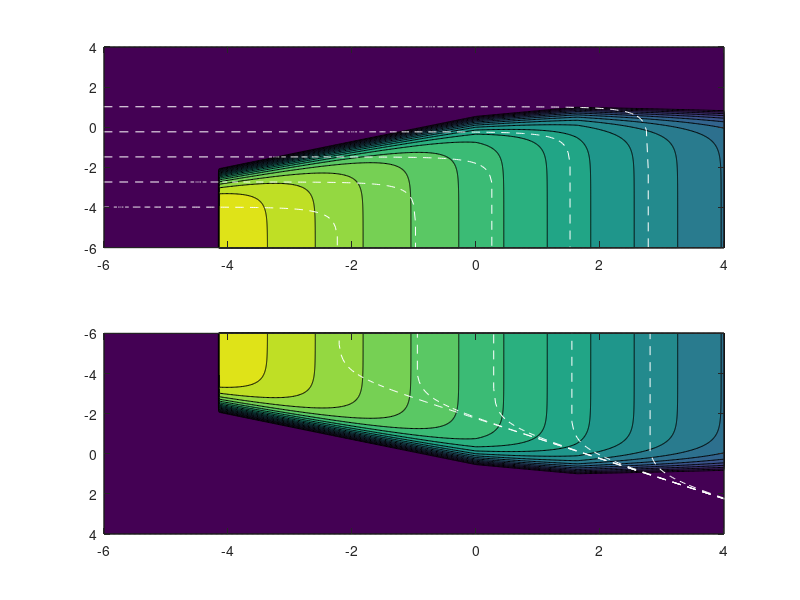

Write MATLAB code to recreate this figure.
%% Program calculates the k-space distribution according to Cho et al, 2002
%% Test if calculation really gives k_para~k_perp^2/3 -> k_para~k_perp^1/3

% clear all

%% Isolinien
plotiso=1;
f=logspace(-4,1,5);
psi=1;
v=600e3;

%% Verteilung
type='exp';
mirror=0;
normed=0;

%% Gridpunkte
n=500;
kernmin=-20;
kernmax=18;

%% Turbulence
si=-10/3; %-10/3->k^{-5/3}
si2=-11/3; %-11/3->k^{-7/3}
cb=2/3; % 2/3->alfven
cb2=1/3; %1/3->KAW
B=5; %in nT
va=60e3;


%% Parameter
L=1e9;
kmin=-11;
kmax=-1;
rho=1e5;
rhoe=rho/42.85;
kz_max=kmax;%log10(1.6e-19*B/1.67e-27/va);
wic=1.6e-19*B*1e-9/1.67e-27; %wic for protons

%% K-space gridpoints
kperp=logspace(kmin,kmax,n);
%nz log verteilt auf pos UND neg Achse
kz=logspace(kmin,kmax,n);


%% Berechne k-Verteilung
kern=zeros(n);

switch type
    case 'exp'
        %% Single components Alfven cascade
        i1=find(kperp <= 1/rho & sqrt(kperp.^2+kz.^2)>=1/L);
        for j=1:n
            kern(i1,j) = kperp(i1).^si...
                 .*exp(-L^(1-cb).*kz(j)./kperp(i1).^cb);
        end
        %% Single components KAW cascade
        % Proportionality factor, so that E(AW)=E(KAW) at k=krho: c=(L*krho)^(1/3)*exp( abs(kz)*L^(1/3)/krho^(1/3)*(L^(1/3)-1/krho^(1/3)) );
        i1=find(kperp > 1/rho & kperp <=1/rhoe);
        for j=1:n
            kern(i1,j) = rho^(si2-si).*kperp(i1).^si2...
                 .*exp( -L^(1-cb)*rho^(cb-cb2)*kz(j)./kperp(i1).^cb2 );
        end
        %% Single electron scales cascade
        % Proportionality factor, so that E(AW)=E(KAW) at k=krho: c=(L*krho)^(1/3)*exp( abs(kz)*L^(1/3)/krho^(1/3)*(L^(1/3)-1/krho^(1/3)) );
        i1=find(kperp > 1/rhoe);
        for j=1:n
            kern(i1,j) = rho^(si2-si).*kperp(i1).^si2...
                 .*exp( -L^(1-cb)*rho^(cb-cb2)*kz(j)*rhoe^cb2 );
        end        

    case 'gauss'
        %% Single components Alfven cascade (Gaussian centered at
        %% zi(i1).^2./(ky(j)^2+xi(i1).^2).^cb=1
        i1=find(kperp <= 1/rho);
        for j=1:n
            kern(i1,j) = kperp(i1).^si...
                 .*exp(-(L^(1-cb)*kz(j)./kperp(i1).^cb-1).^2);
        end
        %% Single components KAW cascade
        % Proportionality factors, so that AW1*exp(AW2)=alpha*KAW1*exp(beta*KAW2) at k=1/rho:
        % alpha=(L/rho)^(1/3), beta=alpha^(-1)  (already incorporated in bottom eq.)
        i1=find(kperp > 1/rho);
        for j=1:n
            kern(i1,j) = rho^(si2-si).*kperp(i1).^si2...
                 .*exp( -(L^(1-cb)*rho^(cb-cb2)*kz(j)./kperp(i1).^cb2-1).^2 );
        end
        
    case 'heavi'
        %% Single components Alfven cascade (Heavyside function with
        %% zi(i1).^2. <= (ky(j)^2+xi(i1).^2).^cb
        i1=find(kperp <= 1/rho);
        for j=1:n
            i2=find(L^(1-cb)*kz(j)./kperp(i1).^cb<=1);
            kern(i1(i2),j) = B^2/L^(1-cb).*kperp(i1(i2)).^si;
        end
        %% Single components KAW cascade
        i1=find(kperp > 1/rho);
        for j=1:n
            i2=find(L^(1-cb)*rho^(cb-cb2)*kz(j)./kperp(i1).^cb2<=1);
            kern(i1(i2),j) = B^2/L^(1-cb)*rho^(si2-si).*kperp(i1(i2)).^si2;
        end
    case 'delta'
        %% Single components Alfven cascade (Heavyside function with
        %% zi(i1).^2. <= (ky(j)^2+xi(i1).^2).^cb
        i1=find(kperp <= 1/rho);
        for j=1:n
            [tmp,i2]=min((L^(1-cb)*kz(j)-kperp(i1).^cb).^2);
            kern(i1(i2),j) = B^2.*kperp(i1(i2)).^si;
        end
        %% Single components KAW cascade
        i1=find(kperp > 1/rho);
        for j=1:n
            [tmp,i2]=min((L^(1-cb)*rho^(cb-cb2)*kz(j)-kperp(i1).^cb2).^2);
            kern(i1(i2),j) = B^2*rho^(si2-si).*kperp(i1(i2)).^si2;
        end        
    case 'expdamp'
        %% Single components Alfven cascade
        i1=find(kperp <= 1/rho & sqrt(kperp.^2+kz.^2)>=1/L);
        for j=1:n
            kern(i1,j) = kperp(i1).^si...
                 .*exp(-L^(1-cb).*kz(j)./kperp(i1).^cb...
                 -kperp(i1)*rhoe-abs(kz(j))*va/wic);
        end
        %% Single components KAW cascade
        % Proportionality factor, so that E(AW)=E(KAW) at k=krho: c=(L*krho)^(1/3)*exp( abs(kz)*L^(1/3)/krho^(1/3)*(L^(1/3)-1/krho^(1/3)) );
        i1=find(kperp > 1/rho & kperp <=1/rhoe);
        for j=1:n
            kern(i1,j) = rho^(si2-si).*kperp(i1).^si2...
                 .*exp( -L^(1-cb)*rho^(cb-cb2)*kz(j)./kperp(i1).^cb2...
                 -kperp(i1)*rhoe-abs(kz(j))*va/wic);
        end
        %% Single electron scales cascade
        % Proportionality factor, so that E(AW)=E(KAW) at k=krho: c=(L*krho)^(1/3)*exp( abs(kz)*L^(1/3)/krho^(1/3)*(L^(1/3)-1/krho^(1/3)) );
        i1=find(kperp > 1/rhoe);
        for j=1:n
            kern(i1,j) = rho^(si2-si).*kperp(i1).^si2...
                 .*exp( -L^(1-cb)*rho^(cb-cb2)*kz(j)*rhoe^cb2...
                 -kperp(i1)*rhoe-abs(kz(j))*va/wic);
        end 
end

if mirror==1
    A=1e60*B^2/L^(1-cb); sigma=0.2; sigmaz=1e-7/rho;
    for j=1:n
        i1=find(kz(j)./kperp<0.1);
        kern(i1,j)=kern(i1,j) + A/(2*pi*sqrt(sigma*sigmaz))...
            *exp(-log10(10*kperp(i1)'*rho).^2/2/sigma^2 ...
                 -kz(j).^2/2/sigmaz);
    end
end

kern=B^2/L^(1/3)*kern;
i=find(kern<10.^kernmin);
kern(i)=10.^kernmin;

%% Normalize each column (kperp) to max value
if normed==1
    norm=max(kern,[],2);
    kern=kern./norm(:,ones(500,1));
end

%% Plot results
figure;
subplot(2,1,1)
contourf(log10(kperp*rho),log10(kz*rho),log10(kern)',linspace(kernmin,log10(max(max(kern))),20)), shading flat
hold all
% plot(log10(kperp*rho),2/3*log10(kperp*rho*L^(-1/2)))
% plot([log10(kernmin*rho) log10(kernmax*rho)],[1 1]*kz_max,'--white','linew',3)
% plot([-8 -0.1],[-8 -0.1].*(2/3)+0.7,'--white','linew',3)
% plot([0 1.9],[0 1.9].*(1/3)+0.7,'--white','linew',3)
% plot([2 4],[0 0]+1.3,'--white','linew',3)
subplot(2,1,2)
contourf(log10(kperp*rho),log10(kz*rho),log10(kern)',linspace(kernmin,log10(max(max(kern))),20)), shading flat
hold all, set(gca,'YDir','Reverse')
% plot(log10(kperp),2/3*log10(kperp*L^(-1/2)))
% plot(log10(1/rho*[1e-6 1e-1]),log10((1/rho*[1e-6 1e-1]).^(2/3)/100),'--white','linew',3)
% plot(log10(1/rho*[1 1e8]),log10((1/rho*[1 1e8]).^(1/3)*1e-4),'--white','linew',3)

if plotiso==1
    %% Plot Isocontours in k_perp,k_para plot
    nf=length(f);
    kx=2*pi*f/v;
    k=logspace(-20,10,1000); k=[-fliplr(k) k];
    for i=1:2
        for j=1:nf;
            pl(j,:,:)=[sind(psi)*kx(j)+cosd(psi)*k; cosd(psi)*kx(j)-sind(psi)*k]; 
        end
        i1=find(pl<0); pl(i1)=NaN;
        for j=1:nf;
            j1=~isnan(squeeze(pl(j,1,:)));
            j2=~isnan(squeeze(pl(j,2,:)));
            n=[1:length(j1)];
            j3=intersect(n(j1), n(j2));
            subplot(2,1,i), hold all
            if i==1
                %% Normal log
                plot([-10 log10(squeeze(pl(j,1,j3))*rho)' max(log10(squeeze(pl(j,1,j3))*rho))],...
                    [max(log10(squeeze(pl(j,2,j3))*rho)) log10(squeeze(pl(j,2,j3))*rho)' -10],'--white');
            else
                %% Log für psi>90
                plot([log10(squeeze(pl(j,1,j3))*rho)' min(log10(squeeze(pl(j,1,j3))*rho))],...
                    [log10(squeeze(pl(j,2,j3))*rho)' -10],'--white');
            end
        end
        psi=180-psi;
    end
end